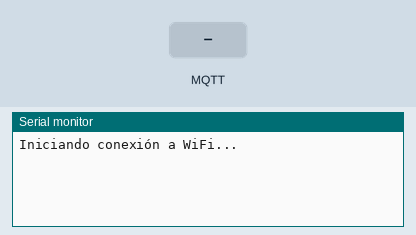
Recording of a sketch running on a simulated ESP32. On the bench: the last lines printed to the serial monitor. Inputs (shaded band) come from the test bench. WiFi joins after 1.5 s; servers stay silent unless stated; no MQTT or app messages arrive unless stated.

Above: at 4.2 s.
4.3 s: MQTT message "1" arrives on the first subscribed topic
At 5.7 s:
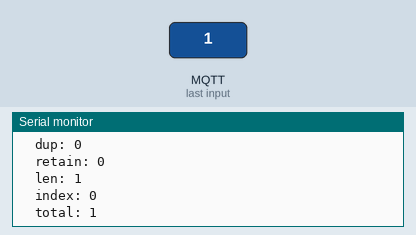
6.0 s: MQTT message "on" arrives on the first subscribed topic
At 6.6 s:
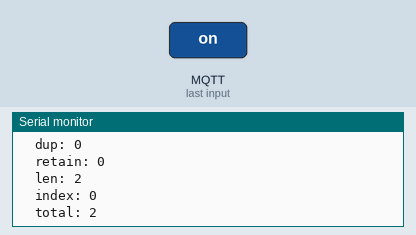

Measured:
- after the input at 4.3 s, the serial monitor: prints a new line after 0.26 s (image 1)
- after the input at 6.0 s, the serial monitor: prints a new line at once (image 2)

The sketch:

mqtt.ino
```cpp
#include <WiFi.h>
#include <AsyncMqttClient.h>

// TODO: esto debe reemplazarse por el mecanismo de cargar credenciales desde preferencias
const char * wifi_ssid = "xxxxxxxx";
const char * wifi_password = "xxxxxxxx";

#define MQTT_HOST "host-name"
#define MQTT_PORT 1883
#define MQTT_USERNAME "xxxxxxx"
#define MQTT_PASSWORD "xxxxxxx"
#define MQTT_CLIENTID "YUBOX-TEST1" // Este identificador tiene que ser único

AsyncMqttClient mqttClient;
TimerHandle_t mqttReconnectTimer;
TimerHandle_t wifiReconnectTimer;

void connectToWifi()
{
  Serial.println("Iniciando conexión a WiFi...");
  String mDNS_Hostname = generarHostnameMAC();

  WiFi.mode(WIFI_AP_STA);
  WiFi.softAP(mDNS_Hostname.c_str());
  WiFi.begin(wifi_ssid, wifi_password);
}


void connectToMqtt()
{
  Serial.printf("Iniciando conexión a MQTT en %s:%u...\r\n", MQTT_HOST, MQTT_PORT);
  mqttClient.connect();
}

void WiFiEvent(WiFiEvent_t event)
{
    Serial.printf("[WiFi-event] event: %d\r\n", event);
    switch(event) {
    case SYSTEM_EVENT_STA_GOT_IP:
        Serial.println("Conectado al WiFi.");
        Serial.println("Dirección IP: ");
        Serial.println(WiFi.localIP());
        connectToMqtt();
        break;
    case SYSTEM_EVENT_STA_DISCONNECTED:
        Serial.println("Se perdió conexión WiFi.");
        xTimerStop(mqttReconnectTimer, 0); // ensure we don't reconnect to MQTT while reconnecting to Wi-Fi
        xTimerStart(wifiReconnectTimer, 0);
        break;
    }
}


void onMqttConnect(bool sessionPresent) {
  Serial.println("Connected to MQTT.");
  Serial.print("Session present: ");
  Serial.println(sessionPresent);

  uint16_t packetIdSub = mqttClient.subscribe("netpify/muestrapotencia/+", 1);
  Serial.print("Subscribing at QoS 1, packetId: ");
  Serial.println(packetIdSub);

  uint16_t packetIdPub1 = mqttClient.publish(
    "yubox/testing/" MQTT_CLIENTID, // Tópico sobre el cual publicar
    1,                              // QoS (0,1,2)
    false,                          // Poner a true para retener el mensaje luego de publicado. Nuevos clientes verán el mensaje luego de publicado.
    "{Temp: 34}"                  // Payload, cadena de C delimitada por \0 si no se especifica parámetro siguiente de longitud
    // longitud_de_payload
    );
  Serial.print("Publishing at QoS 1, packetId: ");
  Serial.println(packetIdPub1);
}

void onMqttDisconnect(AsyncMqttClientDisconnectReason reason) {
  Serial.println("Disconnected from MQTT.");

  if (WiFi.isConnected()) {
    xTimerStart(mqttReconnectTimer, 0);
  }
}

void onMqttSubscribe(uint16_t packetId, uint8_t qos) {
  Serial.println("Subscribe acknowledged.");
  Serial.print("  packetId: ");
  Serial.println(packetId);
  Serial.print("  qos: ");
  Serial.println(qos);
}

void onMqttUnsubscribe(uint16_t packetId) {
  Serial.println("Unsubscribe acknowledged.");
  Serial.print("  packetId: ");
  Serial.println(packetId);
}

void onMqttMessage(char* topic, char* payload, AsyncMqttClientMessageProperties properties, size_t len, size_t index, size_t total) {
  Serial.println("Publish received.");
  Serial.print("  topic: ");
  Serial.println(topic);
  Serial.print("  qos: ");
  Serial.println(properties.qos);
  Serial.print("  dup: ");
  Serial.println(properties.dup);
  Serial.print("  retain: ");
  Serial.println(properties.retain);
  Serial.print("  len: ");
  Serial.println(len);
  Serial.print("  index: ");
  Serial.println(index);
  Serial.print("  total: ");
  Serial.println(total);
}

void onMqttPublish(uint16_t packetId) {
  Serial.println("Publish acknowledged.");
  Serial.print("  packetId: ");
  Serial.println(packetId);
}

void setup() {
  // La siguiente demora es sólo para comodidad de desarrollo para enchufar el USB
  // y verlo en gtkterm. No es en lo absoluto necesaria como algoritmo requerido.
  delay(3000);
  Serial.begin(115200);

  mqttReconnectTimer = xTimerCreate("mqttTimer", pdMS_TO_TICKS(2000), pdFALSE, (void*)0, reinterpret_cast<TimerCallbackFunction_t>(connectToMqtt));
  wifiReconnectTimer = xTimerCreate("wifiTimer", pdMS_TO_TICKS(2000), pdFALSE, (void*)0, reinterpret_cast<TimerCallbackFunction_t>(connectToWifi));

  WiFi.onEvent(WiFiEvent);

  mqttClient.onConnect(onMqttConnect);
  mqttClient.onDisconnect(onMqttDisconnect);
  mqttClient.onSubscribe(onMqttSubscribe);
  mqttClient.onUnsubscribe(onMqttUnsubscribe);
  mqttClient.onMessage(onMqttMessage);
  mqttClient.onPublish(onMqttPublish);
  mqttClient.setServer(MQTT_HOST, MQTT_PORT);
  mqttClient.setCredentials(MQTT_USERNAME, MQTT_PASSWORD);
  mqttClient.setClientId(MQTT_CLIENTID);

  connectToWifi();
}

String generarHostnameMAC(void)
{
  byte maccopy[6];
  memset(maccopy, 0, sizeof(maccopy));
  WiFi.macAddress(maccopy);

  String hostname = "YUBOX-";
  for (auto i = 0; i < sizeof(maccopy); i++) {
    String octet = String(maccopy[i], 16);
    octet.toUpperCase();
    hostname += octet;
  }
  return hostname;
}

void loop() {
  // put your main code here, to run repeatedly:

}
```
